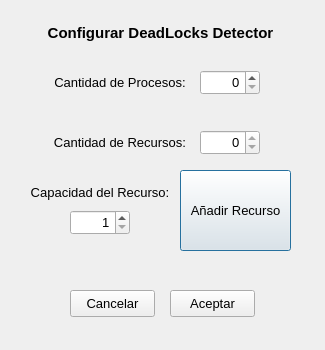
<?xml version="1.0" encoding="UTF-8"?>
<ui version="4.0">
 <class>CreateDetectorDialog</class>
 <widget class="QDialog" name="CreateDetectorDialog">
  <property name="geometry">
   <rect>
    <x>0</x>
    <y>0</y>
    <width>325</width>
    <height>350</height>
   </rect>
  </property>
  <property name="minimumSize">
   <size>
    <width>325</width>
    <height>350</height>
   </size>
  </property>
  <property name="maximumSize">
   <size>
    <width>325</width>
    <height>350</height>
   </size>
  </property>
  <property name="font">
   <font>
    <family>Arial</family>
    <pointsize>10</pointsize>
   </font>
  </property>
  <property name="windowTitle">
   <string>Configurar DeadLocks Detector</string>
  </property>
  <property name="windowIcon">
   <iconset resource="images.qrc">
    <normaloff>:/images/man-in-the-deadlock-1.png</normaloff>:/images/man-in-the-deadlock-1.png</iconset>
  </property>
  <property name="modal">
   <bool>true</bool>
  </property>
  <widget class="QSpinBox" name="spinProcessesNum">
   <property name="geometry">
    <rect>
     <x>200</x>
     <y>70</y>
     <width>60</width>
     <height>25</height>
    </rect>
   </property>
   <property name="alignment">
    <set>Qt::AlignRight|Qt::AlignTrailing|Qt::AlignVCenter</set>
   </property>
   <property name="maximum">
    <number>999</number>
   </property>
   <property name="value">
    <number>0</number>
   </property>
  </widget>
  <widget class="QPushButton" name="btnAddResource">
   <property name="geometry">
    <rect>
     <x>180</x>
     <y>170</y>
     <width>111</width>
     <height>81</height>
    </rect>
   </property>
   <property name="text">
    <string>Añadir Recurso</string>
   </property>
  </widget>
  <widget class="QLabel" name="label_4">
   <property name="geometry">
    <rect>
     <x>10</x>
     <y>20</y>
     <width>301</width>
     <height>25</height>
    </rect>
   </property>
   <property name="font">
    <font>
     <pointsize>11</pointsize>
     <weight>75</weight>
     <bold>true</bold>
    </font>
   </property>
   <property name="text">
    <string>Configurar DeadLocks Detector</string>
   </property>
   <property name="alignment">
    <set>Qt::AlignCenter</set>
   </property>
  </widget>
  <widget class="QSpinBox" name="spinResourcesCap">
   <property name="geometry">
    <rect>
     <x>70</x>
     <y>210</y>
     <width>60</width>
     <height>25</height>
    </rect>
   </property>
   <property name="alignment">
    <set>Qt::AlignRight|Qt::AlignTrailing|Qt::AlignVCenter</set>
   </property>
   <property name="minimum">
    <number>1</number>
   </property>
   <property name="maximum">
    <number>999</number>
   </property>
  </widget>
  <widget class="QPushButton" name="btnCancel">
   <property name="geometry">
    <rect>
     <x>70</x>
     <y>290</y>
     <width>85</width>
     <height>27</height>
    </rect>
   </property>
   <property name="text">
    <string>Cancelar</string>
   </property>
  </widget>
  <widget class="QPushButton" name="btnAceptar">
   <property name="geometry">
    <rect>
     <x>170</x>
     <y>290</y>
     <width>85</width>
     <height>27</height>
    </rect>
   </property>
   <property name="text">
    <string>Aceptar</string>
   </property>
  </widget>
  <widget class="QLabel" name="label_3">
   <property name="geometry">
    <rect>
     <x>30</x>
     <y>180</y>
     <width>140</width>
     <height>25</height>
    </rect>
   </property>
   <property name="text">
    <string>Capacidad del Recurso:</string>
   </property>
   <property name="alignment">
    <set>Qt::AlignCenter</set>
   </property>
  </widget>
  <widget class="QLabel" name="label_2">
   <property name="geometry">
    <rect>
     <x>50</x>
     <y>130</y>
     <width>140</width>
     <height>25</height>
    </rect>
   </property>
   <property name="text">
    <string>Cantidad de Recursos:</string>
   </property>
   <property name="alignment">
    <set>Qt::AlignCenter</set>
   </property>
  </widget>
  <widget class="QSpinBox" name="spinResourcesNum">
   <property name="geometry">
    <rect>
     <x>200</x>
     <y>130</y>
     <width>60</width>
     <height>25</height>
    </rect>
   </property>
   <property name="alignment">
    <set>Qt::AlignRight|Qt::AlignTrailing|Qt::AlignVCenter</set>
   </property>
   <property name="readOnly">
    <bool>true</bool>
   </property>
   <property name="keyboardTracking">
    <bool>false</bool>
   </property>
   <property name="maximum">
    <number>999</number>
   </property>
   <property name="value">
    <number>0</number>
   </property>
  </widget>
  <widget class="QLabel" name="label">
   <property name="geometry">
    <rect>
     <x>50</x>
     <y>70</y>
     <width>140</width>
     <height>25</height>
    </rect>
   </property>
   <property name="text">
    <string>Cantidad de Procesos:</string>
   </property>
   <property name="alignment">
    <set>Qt::AlignCenter</set>
   </property>
  </widget>
 </widget>
 <resources>
  <include location="images.qrc"/>
 </resources>
 <connections>
  <connection>
   <sender>btnCancel</sender>
   <signal>clicked()</signal>
   <receiver>CreateDetectorDialog</receiver>
   <slot>close()</slot>
   <hints>
    <hint type="sourcelabel">
     <x>112</x>
     <y>303</y>
    </hint>
    <hint type="destinationlabel">
     <x>162</x>
     <y>174</y>
    </hint>
   </hints>
  </connection>
 </connections>
</ui>
